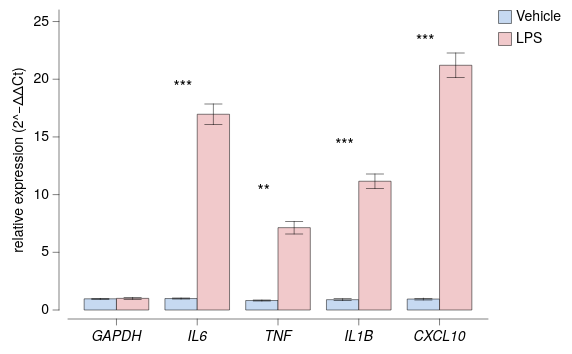

Write a Vega-Lite specification for this figure.
### Vega-Lite specification from a JSON file in a GitHub repository (floating-point values rounded to 4 significant figures)
{"background": null, "config": {"arc": {"fill": "#DBDBDB", "fillOpacity": 1.0, "innerRadius": 37.5, "padAngle": 0.03, "stroke": "black", "strokeOpacity": 1, "strokeWidth": 0.25}, "area": {"fill": "#DBDBDB", "fillOpacity": 1.0, "stroke": "black", "strokeOpacity": 1, "strokeWidth": 0.25}, "axis": {"domain": true, "domainCap": "round", "domainColor": "black", "domainWidth": 0.25, "grid": false, "gridCap": "round", "gridColor": "#F1F1F1", "gridDash": [0, 0], "gridOpacity": 1.0, "gridWidth": 0.25, "labelColor": "black", "labelFont": "Helvetica Neue, HelveticaNeue, Helvetica, Arial, sans-serif", "labelFontSize": 7, "labelFontStyle": "normal", "labelFontWeight": 400, "offset": 4.5, "ticks": true, "tickCap": "round", "tickColor": "black", "tickRound": false, "tickSize": 3, "tickWidth": 0.25, "titleColor": "black", "titleFont": "Helvetica Neue, HelveticaNeue, Helvetica, Arial, sans-serif", "titleFontSize": 7, "titleFontStyle": "normal", "titleFontWeight": 400}, "axisX": {"domain": true, "labelAlign": "center", "labelAngle": 0, "labels": true, "ticks": true, "translate": 0}, "axisY": {"domain": true, "labelAlign": "right", "labelAngle": 0, "labels": true, "ticks": true, "translate": 0}, "axisRight": {"domain": true, "labelAlign": "left", "labelAngle": 0, "labels": true, "ticks": true, "translate": 0}, "axisTop": {"domain": true, "labelAlign": "center", "labelAngle": 0, "labels": true, "ticks": true, "translate": 0}, "axisBand": {"tickOffset": 0}, "bar": {"fill": "#DBDBDB", "fillOpacity": 1.0, "stroke": "black", "strokeOpacity": 1, "strokeWidth": 0.25}, "boxplot": {"size": 13.5, "ticks": {"cornerRadius": 0.25, "fill": "black", "opacity": 1, "size": 6.75, "thickness": 0.25}, "box": {"fillOpacity": 1.0, "stroke": "black", "strokeOpacity": 1, "strokeWidth": 0.25}, "median": {"cornerRadius": 0, "fill": "black", "fillOpacity": 1.0, "opacity": 1, "size": 13.5, "thickness": 0.25}, "rule": {"fill": "black", "fillOpacity": 1.0, "size": 15.0, "stroke": "black", "strokeDash": [0, 0], "strokeOpacity": 1, "strokeWidth": 0.25}, "outliers": {"color": "black", "fill": "black", "fillOpacity": 1.0, "size": 0, "stroke": "black", "strokeOpacity": 1, "strokeWidth": 0.25}}, "circle": {"fill": "black", "fillOpacity": 1.0, "size": 0.75, "stroke": null, "strokeOpacity": 1, "strokeWidth": 0.25}, "errorband": {"band": {"fillOpacity": 0.6, "stroke": null, "strokeWidth": 0.25, "strokeOpacity": 1}, "borders": {"opacity": 0, "strokeOpacity": 0.25, "strokeWidth": 1}}, "errorbar": {"opacity": 1, "rule": {"strokeDash": [0, 0], "strokeWidth": 0.25}, "ticks": {"color": "black", "cornerRadius": 0.125, "opacity": 1, "size": 9.0, "thickness": 0.25}, "thickness": 0.25}, "font": "Helvetica Neue, HelveticaNeue, Helvetica, Arial, sans-serif", "geoshape": {"fill": "#DBDBDB", "fillOpacity": 1.0, "stroke": "black", "strokeOpacity": 1, "strokeWidth": 0.25}, "header": {"labelColor": "black", "labelFont": "Helvetica Neue, HelveticaNeue, Helvetica, Arial, sans-serif", "labelFontSize": 7, "labelFontStyle": "normal", "labelFontWeight": 400, "titleColor": "black", "titleFont": "Helvetica Neue, HelveticaNeue, Helvetica, Arial, sans-serif", "titleFontSize": 7, "titleFontStyle": "normal", "titleFontWeight": 400, "titlePadding": 0}, "legend": {"disable": false, "offset": 4.5, "titlePadding": 4, "labelOffset": 2, "gradientLabelOffset": 2, "gradientLength": 75.0, "gradientThickness": 7.5, "gradientOpacity": 1.0, "gradientStrokeColor": "black", "gradientStrokeWidth": 0.25, "labelColor": "black", "labelFont": "Helvetica Neue, HelveticaNeue, Helvetica, Arial, sans-serif", "labelFontSize": 7, "labelFontStyle": "normal", "labelFontWeight": 400, "strokeColor": "black", "strokeWidth": 0, "symbolSize": 42, "symbolStrokeColor": "black", "symbolStrokeWidth": 0.25, "titleColor": "black", "titleFont": "Helvetica Neue, HelveticaNeue, Helvetica, Arial, sans-serif", "titleFontSize": 7, "titleFontStyle": "normal", "titleFontWeight": 400}, "line": {"color": "black", "stroke": "black", "strokeCap": "round", "strokeDash": [0, 0], "strokeOpacity": 1, "strokeWidth": 0.375}, "point": {"filled": true, "fill": "#DBDBDB", "fillOpacity": 1.0, "size": 7.5, "stroke": "black", "strokeOpacity": 1, "strokeWidth": 0.25}, "range": {"category": ["#C6D9F1", "#F1C9CB", "#FEF0B9", "#CEE37A", "#7AA8E0", "#E589A3", "#FDDD5D", "#68B961", "#4177B1", "#C35082", "#E5C227", "#438156"], "diverging": {"scheme": ["#C35082", "#CE6D94", "#D989A7", "#E2A4BA", "#EABFCE", "#F1DBE2", "#F6F6F6", "#D7E0EB", "#B9CBE0", "#9BB6D5", "#7DA1C9", "#5F8CBD", "#4177B1"]}, "heatmap": {"scheme": ["#32022B", "#43044D", "#4C196E", "#4D338C", "#484DA6", "#3A68BB", "#1D83CA", "#1D9CCB", "#23B5C9", "#28CDC5", "#4DE0B4", "#91EE9F"]}, "ordinal": {"scheme": ["#F1F1F1", "#DBDBDB", "#C6C6C6", "#B2B2B2", "#9D9D9D", "#898989", "#767676", "#636363", "#515151", "#404040", "#2F2F2F", "#1F1F1F"]}, "ramp": {"scheme": ["#32022B", "#43044D", "#4C196E", "#4D338C", "#484DA6", "#3A68BB", "#1D83CA", "#1D9CCB", "#23B5C9", "#28CDC5", "#4DE0B4", "#91EE9F"]}}, "rule": {"color": "black", "stroke": "black", "strokeCap": "round", "strokeDash": [2, 2], "strokeOpacity": 1, "strokeWidth": 0.25}, "scale": {"bandPaddingInner": 0.1, "bandPaddingOuter": 0.1, "round": false}, "rect": {"fill": "#DBDBDB", "fillOpacity": 1.0, "stroke": "black", "strokeOpacity": 1, "strokeWidth": 0.25}, "square": {"fill": "#DBDBDB", "fillOpacity": 1.0, "size": 15.0, "stroke": "black", "strokeOpacity": 1, "strokeWidth": 0.25}, "text": {"color": "black", "font": "Helvetica Neue, HelveticaNeue, Helvetica, Arial, sans-serif", "fontSize": 7, "fontStyle": "normal", "fontWeight": 400}, "tick": {"color": "black", "cornerRadius": 0.125, "opacity": 1.0, "size": 13.5, "thickness": 0.25}, "title": {"anchor": "middle", "frame": "group", "color": "black", "font": "Helvetica Neue, HelveticaNeue, Helvetica, Arial, sans-serif", "fontSize": 7, "fontStyle": "normal", "fontWeight": 400, "subtitleColor": "black", "subtitleFont": "Helvetica Neue, HelveticaNeue, Helvetica, Arial, sans-serif", "subtitleFontSize": "Helvetica Neue, HelveticaNeue, Helvetica, Arial, sans-serif", "subtitleFontStyle": "normal", "subtitleFontWeight": 400}, "trail": {"color": "black", "opacity": 1, "size": 0.375}, "view": {"continuousWidth": 210, "continuousHeight": 150, "discreteWidth": 210, "discreteHeight": 150, "fill": null, "stroke": null, "strokeWidth": 0.25}}, "layer": [{"mark": {"type": "bar"}, "encoding": {"color": {"field": "condition", "sort": ["Vehicle", "LPS"], "title": null, "type": "nominal"}, "x": {"axis": {"labelFontStyle": "italic"}, "field": "gene", "sort": ["GAPDH", "IL6", "TNF", "IL1B", "CXCL10"], "title": null, "type": "nominal"}, "xOffset": {"field": "condition", "sort": ["Vehicle", "LPS"], "type": "nominal"}, "y": {"aggregate": "mean", "field": "expr", "scale": {"domain": [0, 26]}, "title": "relative expression (2^−ΔΔCt)", "type": "quantitative"}}}, {"mark": {"type": "errorbar", "extent": "stderr"}, "encoding": {"x": {"axis": {"labelFontStyle": "italic"}, "field": "gene", "sort": ["GAPDH", "IL6", "TNF", "IL1B", "CXCL10"], "title": null, "type": "nominal"}, "xOffset": {"field": "condition", "sort": ["Vehicle", "LPS"], "type": "nominal"}, "y": {"field": "expr", "title": "", "type": "quantitative"}}}, {"data": {"name": "data-98157ffa9c5203d1ea471573e8e42910"}, "mark": {"type": "text", "baseline": "bottom", "dy": -9, "fontSize": 8}, "encoding": {"text": {"field": "mark", "type": "nominal"}, "x": {"field": "gene", "sort": ["GAPDH", "IL6", "TNF", "IL1B", "CXCL10"], "type": "nominal"}, "xOffset": {"value": 9}, "y": {"field": "expr", "type": "quantitative"}}}], "data": {"name": "data-dd2a949ccb796ffb3b12276a2de98de5"}, "$schema": "https://vega.github.io/schema/vega-lite/v6.4.1.json", "datasets": {"data-dd2a949ccb796ffb3b12276a2de98de5": [{"gene": "GAPDH", "condition": "Vehicle", "expr": 1.0}, {"gene": "GAPDH", "condition": "Vehicle", "expr": 1.049}, {"gene": "GAPDH", "condition": "Vehicle", "expr": 0.9571}, {"gene": "GAPDH", "condition": "Vehicle", "expr": 0.8672}, {"gene": "GAPDH", "condition": "LPS", "expr": 0.9298}, {"gene": "GAPDH", "condition": "LPS", "expr": 0.8533}, {"gene": "GAPDH", "condition": "LPS", "expr": 1.01}, {"gene": "GAPDH", "condition": "LPS", "expr": 1.239}, {"gene": "IL6", "condition": "Vehicle", "expr": 0.9243}, {"gene": "IL6", "condition": "Vehicle", "expr": 0.9055}, {"gene": "IL6", "condition": "Vehicle", "expr": 1.082}, {"gene": "IL6", "condition": "Vehicle", "expr": 1.059}, {"gene": "IL6", "condition": "LPS", "expr": 17.29}, {"gene": "IL6", "condition": "LPS", "expr": 14.65}, {"gene": "IL6", "condition": "LPS", "expr": 16.92}, {"gene": "IL6", "condition": "LPS", "expr": 19.0}, {"gene": "TNF", "condition": "Vehicle", "expr": 0.8065}, {"gene": "TNF", "condition": "Vehicle", "expr": 0.9294}, {"gene": "TNF", "condition": "Vehicle", "expr": 0.7377}, {"gene": "TNF", "condition": "Vehicle", "expr": 0.8136}, {"gene": "TNF", "condition": "LPS", "expr": 5.958}, {"gene": "TNF", "condition": "LPS", "expr": 7.705}, {"gene": "TNF", "condition": "LPS", "expr": 6.532}, {"gene": "TNF", "condition": "LPS", "expr": 8.355}, {"gene": "IL1B", "condition": "Vehicle", "expr": 1.025}, {"gene": "IL1B", "condition": "Vehicle", "expr": 0.9705}, {"gene": "IL1B", "condition": "Vehicle", "expr": 0.6685}, {"gene": "IL1B", "condition": "Vehicle", "expr": 0.9174}, {"gene": "IL1B", "condition": "LPS", "expr": 11.91}, {"gene": "IL1B", "condition": "LPS", "expr": 12.22}, {"gene": "IL1B", "condition": "LPS", "expr": 9.394}, {"gene": "IL1B", "condition": "LPS", "expr": 11.12}, {"gene": "CXCL10", "condition": "Vehicle", "expr": 0.8551}, {"gene": "CXCL10", "condition": "Vehicle", "expr": 0.8786}, {"gene": "CXCL10", "condition": "Vehicle", "expr": 1.185}, {"gene": "CXCL10", "condition": "Vehicle", "expr": 0.8788}, {"gene": "CXCL10", "condition": "LPS", "expr": 20.89}, {"gene": "CXCL10", "condition": "LPS", "expr": 24.19}, {"gene": "CXCL10", "condition": "LPS", "expr": 19.13}, {"gene": "CXCL10", "condition": "LPS", "expr": 20.63}], "data-98157ffa9c5203d1ea471573e8e42910": [{"gene": "IL6", "expr": 17.0, "mark": "***"}, {"gene": "TNF", "expr": 8.0, "mark": "**"}, {"gene": "IL1B", "expr": 12.0, "mark": "***"}, {"gene": "CXCL10", "expr": 21.0, "mark": "***"}]}}
